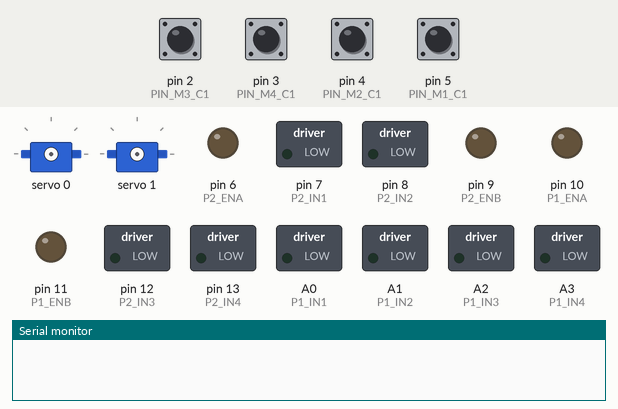
Simulated run of this sketch. Board: Arduino Uno, built with avr-gcc and run on an emulated ATmega328P. Parts: 2 × servo, switched loads named in the sketch (green lamp = pin HIGH), output pins drawn as LEDs (lit = HIGH), the last lines printed to the serial monitor. The test bench sets the inputs (shaded band); at power-on: pin 2 (PIN_M3_C1), pin 3 (PIN_M4_C1), pin 4 (PIN_M2_C1), pin 5 (PIN_M1_C1) HIGH.

Above: at 0.1 s.
At 2.7 s:
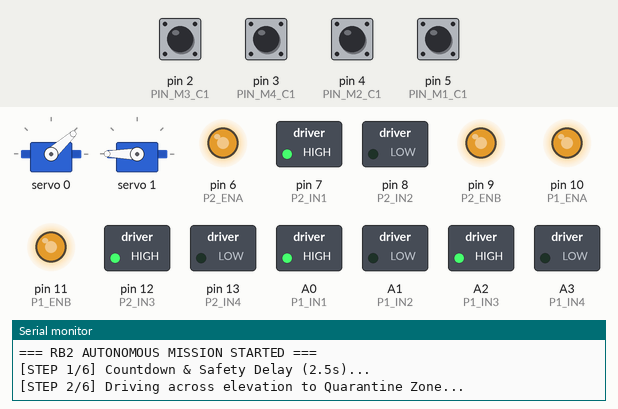
At 18.1 s:
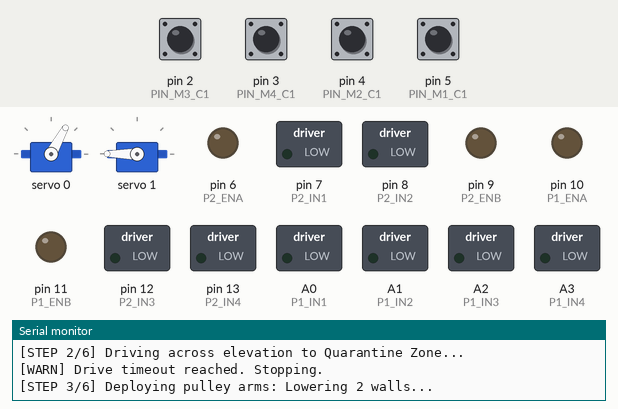
At 19.0 s:
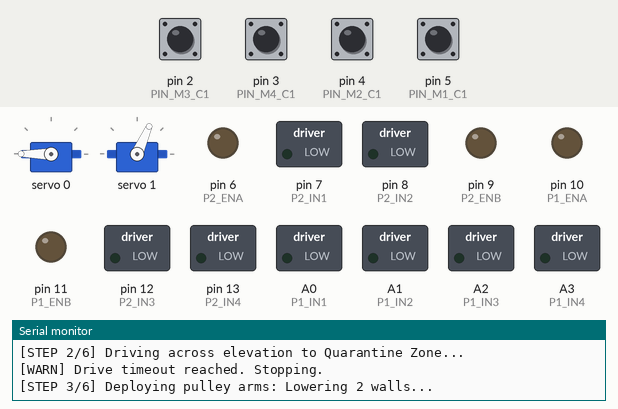
At 19.8 s:
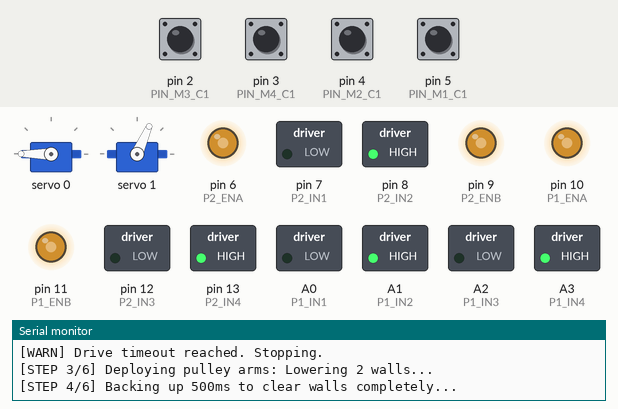
At 20.6 s:
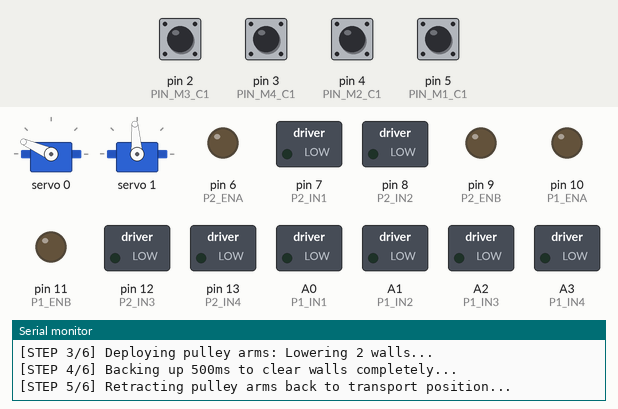
Timing chart, 0 to 22.6 s (numbered marks = the images above):
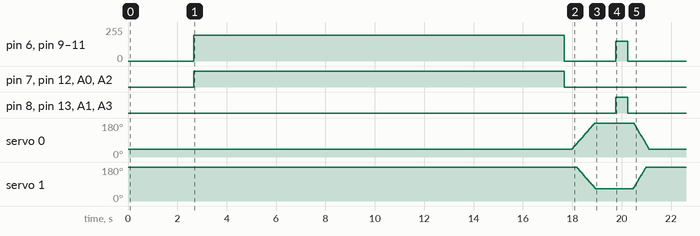

The sketch:

rb2.ino
```cpp
/*
 * ============================================================================
 * RB2 — PURE AUTONOMOUS COMPETITION FIRMWARE
 * Competition: Robotics for Good Youth Challenge 2026–2027 (ITU & make+learn)
 * Mission: Containment Wall Placement (Mission 1 — Step 2)
 *
 * Compliance:
 *   - 100% Autonomous (Zero human intervention / Zero manual teleoperation).
 *   - Automatically executes on boot/power-on.
 *   - Completely stops and stays parked in Quarantine Zone until match ends.
 *
 * Pinout Configuration:
 *   - L298N - P1 (Left Motors M1/M2):  ENA=D10, IN1=A0, IN2=A1, IN3=A2, IN4=A3, ENB=D11
 *   - L298N - P2 (Right Motors M3/M4): ENA=D6,  IN1=D7, IN2=D8, IN3=D12, IN4=D13, ENB=D9
 *   - Wheel Encoders (Feedback C1):    M1=D5, M2=D4, M3=D2, M4=D3 (Port D PCINT)
 *   - PCA9685 Servo Driver:            SDA=A4, SCL=A5 @ 0x40
 *   - Pulley Servos:                   CH0 (Left Pulley), CH1 (Right Pulley)
 * ============================================================================
 */

#include <Wire.h>
#include <Adafruit_PWMServoDriver.h>

Adafruit_PWMServoDriver pwm = Adafruit_PWMServoDriver();

#define SERVOMIN 150
#define SERVOMAX 600

#ifndef RB2_4WD
#define RB2_4WD 1
#endif

/* ---------------- Pin Definitions ---------------- */
// L298N - P1 (Left Motors M1 & M2)
static const uint8_t P1_ENA = 10;
static const uint8_t P1_IN1 = A0;
static const uint8_t P1_IN2 = A1;
static const uint8_t P1_IN3 = A2;
static const uint8_t P1_IN4 = A3;
static const uint8_t P1_ENB = 11;

// L298N - P2 (Right Motors M3 & M4)
static const uint8_t P2_ENA = 6;
static const uint8_t P2_IN1 = 7;
static const uint8_t P2_IN2 = 8;
static const uint8_t P2_IN3 = 12;
static const uint8_t P2_IN4 = 13;
static const uint8_t P2_ENB = 9;

// Encoders (Port D PCINT)
static const uint8_t PIN_M1_C1 = 5;
static const uint8_t PIN_M2_C1 = 4;
static const uint8_t PIN_M3_C1 = 2;
static const uint8_t PIN_M4_C1 = 3;

// PCA9685 Pulley Servos
static const int SERVO_ARM_L = 0;
static const int SERVO_ARM_R = 1;

/* ---------------- Mission & Tuning Parameters ---------------- */
// Angles for Pulley Arm States
static const float ARM_HOME_POS_L = 20.0f;   // Raised / holding walls during transport
static const float ARM_HOME_POS_R = 160.0f;  // Raised
static const float ARM_DROP_POS_L = 140.0f;  // Lowered / dropping walls to mat
static const float ARM_DROP_POS_R = 40.0f;   // Lowered

// Timing & Distances
static const uint32_t START_COUNTDOWN_MS  = 2500;  // 2.5s safe placement delay before moving
static const int      DRIVE_SPEED_PWM     = 195;   // Motor speed (provides torque over ramp)
static const uint32_t QUARANTINE_COUNTS   = 2000;  // Distance to Quarantine Zone boundary (~450 mm)
static const uint32_t DRIVE_TIMEOUT_MS    = 15000; // Safety cutoff timeout

// Active Closed-Loop Left-Side Elevation Balance
static const float ENC_KP = 0.14f;   // Proportional correction gain
static const float ENC_KI = 0.006f;  // Integral correction gain for sustained ramp drag
static const int   CORR_MAX = 85;    // Max differential PWM limit

/* ---------------- Internal State ---------------- */
static volatile uint32_t encCnt_[4] = {0, 0, 0, 0};
static volatile uint8_t encPrevPortD_ = 0;
static uint32_t pathEncL0_ = 0, pathEncR0_ = 0;
static float encIntegralErr_ = 0.0f;

/* ---------------- Encoders Interrupt Handler ---------------- */
ISR(PCINT2_vect) {
  uint8_t now = (uint8_t)(PIND & 0x3C);
  uint8_t ch = (uint8_t)(now ^ encPrevPortD_);
  encPrevPortD_ = now;
  if (ch & (1 << 5)) encCnt_[0]++;
  if (ch & (1 << 4)) encCnt_[1]++;
  if (ch & (1 << 2)) encCnt_[2]++;
  if (ch & (1 << 3)) encCnt_[3]++;
}

static void setupEncoders() {
  pinMode(PIN_M1_C1, INPUT_PULLUP);
  pinMode(PIN_M2_C1, INPUT_PULLUP);
  pinMode(PIN_M3_C1, INPUT_PULLUP);
  pinMode(PIN_M4_C1, INPUT_PULLUP);
  encPrevPortD_ = (uint8_t)(PIND & 0x3C);
  encCnt_[0] = encCnt_[1] = encCnt_[2] = encCnt_[3] = 0;
  PCMSK2 |= (1 << PCINT18) | (1 << PCINT19) | (1 << PCINT20) | (1 << PCINT21);
  PCICR |= (1 << PCIE2);
}

static void zeroEncoders() {
  noInterrupts();
  encCnt_[0] = encCnt_[1] = encCnt_[2] = encCnt_[3] = 0;
  interrupts();
}

static void readEncodersLR(uint32_t *l, uint32_t *r) {
  noInterrupts();
  uint32_t a = encCnt_[0], b = encCnt_[1], c = encCnt_[2], d = encCnt_[3];
  interrupts();
#if RB2_4WD
  *l = a + c;
  *r = b + d;
#else
  *l = a;
  *r = b;
  (void)c;
  (void)d;
#endif
}

/* ---------------- Servo Control ---------------- */
static void moveServo(int servoNum, float angle) {
  angle = constrain(angle, 0.0f, 180.0f);
  int pulse = map((int)angle, 0, 180, SERVOMIN, SERVOMAX);
  pwm.setPWM(servoNum, 0, pulse);
}

static void setArmsPosition(float angleL, float angleR) {
  moveServo(SERVO_ARM_L, angleL);
  moveServo(SERVO_ARM_R, angleR);
}

static void sweepArms(float fromL, float toL, float fromR, float toR, int steps, int stepDelayMs) {
  for (int i = 0; i <= steps; i++) {
    float frac = (float)i / (float)steps;
    float curL = fromL + (toL - fromL) * frac;
    float curR = fromR + (toR - fromR) * frac;
    setArmsPosition(curL, curR);
    delay(stepDelayMs);
  }
}

static void armsHome() {
  setArmsPosition(ARM_HOME_POS_L, ARM_HOME_POS_R);
}

/* ---------------- Motor Control ---------------- */
static void applyChannel(int16_t spd, uint8_t inA, uint8_t inB, uint8_t en) {
  spd = constrain(spd, -255, 255);
  uint8_t mag = (uint8_t)(spd < 0 ? -spd : spd);
  if (spd > 0) {
    digitalWrite(inA, HIGH);
    digitalWrite(inB, LOW);
    analogWrite(en, mag);
  } else if (spd < 0) {
    digitalWrite(inA, LOW);
    digitalWrite(inB, HIGH);
    analogWrite(en, mag);
  } else {
    digitalWrite(inA, LOW);
    digitalWrite(inB, LOW);
    analogWrite(en, 0);
  }
}

static void setDrive(int16_t left, int16_t right) {
  applyChannel(left, P1_IN1, P1_IN2, P1_ENA);
  applyChannel(right, P1_IN3, P1_IN4, P1_ENB);
#if RB2_4WD
  applyChannel(left, P2_IN1, P2_IN2, P2_ENA);
  applyChannel(right, P2_IN3, P2_IN4, P2_ENB);
#endif
}

static void stopMotors() {
  applyChannel(0, P1_IN1, P1_IN2, P1_ENA);
  applyChannel(0, P1_IN3, P1_IN4, P1_ENB);
  applyChannel(0, P2_IN1, P2_IN2, P2_ENA);
  applyChannel(0, P2_IN3, P2_IN4, P2_ENB);
}

/* ---------------- Closed-Loop Elevation Compensation ---------------- */
static void preparePath() {
  stopMotors();
  delay(50);
  zeroEncoders();
  readEncodersLR(&pathEncL0_, &pathEncR0_);
  encIntegralErr_ = 0.0f;
}

static void driveStraightClosedLoop(int baseSpeed) {
  uint32_t el = 0, er = 0;
  readEncodersLR(&el, &er);
  int32_t err = (int32_t)(el - pathEncL0_) - (int32_t)(er - pathEncR0_);

  // When left side experiences elevation drag, err becomes negative -> boosts left motors
  encIntegralErr_ += ((float)err * 0.05f);
  encIntegralErr_ = constrain(encIntegralErr_, -400.0f, 400.0f);

  float corrVal = (float)err * ENC_KP + encIntegralErr_ * ENC_KI;
  int corr = (int)constrain((int)lroundf(corrVal), -CORR_MAX, CORR_MAX);

  int leftSpd  = constrain(baseSpeed - corr, 0, 255);
  int rightSpd = constrain(baseSpeed + corr, 0, 255);
  setDrive((int16_t)leftSpd, (int16_t)rightSpd);
}

/* ---------------- Complete Autonomous Mission ---------------- */
void executeAutonomousMission() {
  Serial.println(F("=== RB2 AUTONOMOUS MISSION STARTED ==="));

  // --- Step 1: Pre-Match Countdown (Hands off) ---
  Serial.println(F("[STEP 1/6] Countdown & Safety Delay (2.5s)..."));
  armsHome();
  delay(START_COUNTDOWN_MS);

  // --- Step 2: Drive Across Left Elevation to Quarantine Zone ---
  Serial.println(F("[STEP 2/6] Driving across elevation to Quarantine Zone..."));
  preparePath();
  uint32_t tStart = millis();

  while (true) {
    uint32_t el = 0, er = 0;
    readEncodersLR(&el, &er);
    uint32_t distCounts = ((el - pathEncL0_) + (er - pathEncR0_)) / 2;

    if (distCounts >= QUARANTINE_COUNTS) {
      Serial.println(F("[INFO] Reached Quarantine Zone distance."));
      break;
    }
    if (millis() - tStart >= DRIVE_TIMEOUT_MS) {
      Serial.println(F("[WARN] Drive timeout reached. Stopping."));
      break;
    }

    driveStraightClosedLoop(DRIVE_SPEED_PWM);
    delay(8);
  }

  stopMotors();
  delay(300);

  // --- Step 3: Deploy Pulley / Lower Walls Upright ---
  Serial.println(F("[STEP 3/6] Deploying pulley arms: Lowering 2 walls..."));
  sweepArms(ARM_HOME_POS_L, ARM_DROP_POS_L, ARM_HOME_POS_R, ARM_DROP_POS_R, 30, 30);
  delay(800); // Allow walls to settle stably on the mat

  // --- Step 4: Clear and Detach from Walls ---
  Serial.println(F("[STEP 4/6] Backing up 500ms to clear walls completely..."));
  setDrive(-150, -150);
  delay(500);
  stopMotors();
  delay(200);

  // --- Step 5: Retract Pulley Arms to Home ---
  Serial.println(F("[STEP 5/6] Retracting pulley arms back to transport position..."));
  sweepArms(ARM_DROP_POS_L, ARM_HOME_POS_L, ARM_DROP_POS_R, ARM_HOME_POS_R, 30, 20);
  delay(300);

  // --- Step 6: Parked & Locked in Quarantine Zone ---
  Serial.println(F("=== [STEP 6/6] MISSION COMPLETE: PARKED IN QUARANTINE ZONE ==="));
  stopMotors();
}

/* ---------------- Pin Initialization ---------------- */
static void setupPins() {
  pinMode(P1_ENA, OUTPUT);
  pinMode(P1_ENB, OUTPUT);
  pinMode(P1_IN1, OUTPUT);
  pinMode(P1_IN2, OUTPUT);
  pinMode(P1_IN3, OUTPUT);
  pinMode(P1_IN4, OUTPUT);
  pinMode(P2_ENA, OUTPUT);
  pinMode(P2_ENB, OUTPUT);
  pinMode(P2_IN1, OUTPUT);
  pinMode(P2_IN2, OUTPUT);
  pinMode(P2_IN3, OUTPUT);
  pinMode(P2_IN4, OUTPUT);
  stopMotors();
}

/* ---------------- Setup & Loop ---------------- */
void setup() {
  Serial.begin(115200);
  delay(100);

  setupPins();
  setupEncoders();

  Wire.begin();
  Wire.setClock(400000);
  pwm.begin();
  pwm.setPWMFreq(50);
  delay(10);

  // Arm transport home
  armsHome();

  // Execute full autonomous mission directly on boot
  executeAutonomousMission();
}

void loop() {
  // Pure autonomous hold: All motors permanently stopped in Quarantine Zone
  stopMotors();
  delay(500);
}
```
